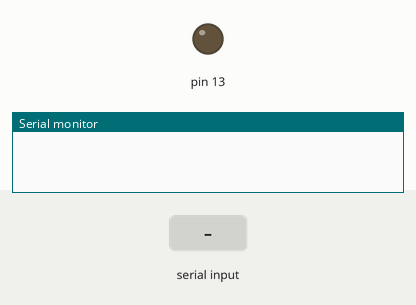
Bench run of a sketch on a simulated Arduino Uno, built with avr-gcc and run on an emulated ATmega328P. On the bench: output pins drawn as LEDs (lit = HIGH), the last lines printed to the serial monitor. The inputs (shaded band) are chosen by the test bench.

Above: at 1.2 s.
1.3 s: "a" received over Serial
At 2.3 s:
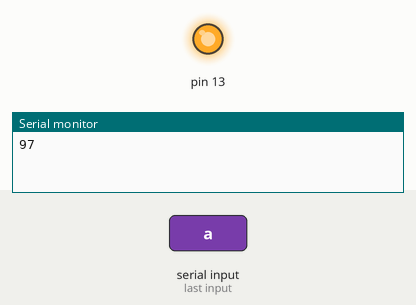
2.8 s: "1" received over Serial
At 3.5 s:
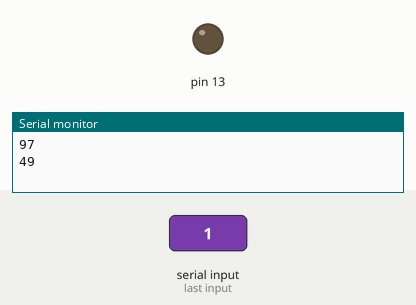
Timing chart, 0 to 5.8 s (numbered marks = the images above; inputs shaded):
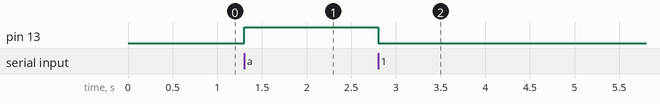

Measured:
- after the input at 1.3 s, pin 13: LOW → HIGH at once
- after the input at 2.8 s, pin 13: HIGH → LOW at once

The sketch:

serial_monitor.ino
```cpp
// C++ code
//
void setup()
{
  pinMode(13, OUTPUT);
  Serial.begin(9600);
}

void loop()
{
  if(Serial.available()){
      int value = Serial.read();
      Serial.println(value);

    if(value == 97)
      digitalWrite(13,HIGH); // 시리얼 모니터에 a를 입력하면 켜짐
    else
      digitalWrite(13,LOW);  // 다른 문자 입력하면 꺼짐

 }
}

// No Line Ending 설정 해 줄 것
```
